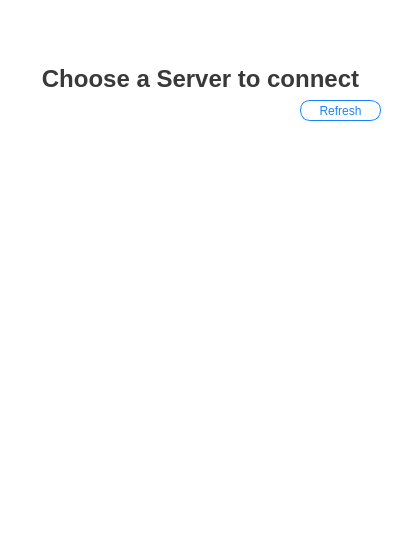
<?xml version="1.0" encoding="UTF-8"?>
<ui version="4.0">
 <class>ChooseServerWidget</class>
 <widget class="QWidget" name="ChooseServerWidget">
  <property name="geometry">
   <rect>
    <x>0</x>
    <y>0</y>
    <width>400</width>
    <height>550</height>
   </rect>
  </property>
  <property name="minimumSize">
   <size>
    <width>400</width>
    <height>550</height>
   </size>
  </property>
  <property name="maximumSize">
   <size>
    <width>400</width>
    <height>550</height>
   </size>
  </property>
  <property name="windowTitle">
   <string>Form</string>
  </property>
  <property name="styleSheet">
   <string notr="true">QWidget#ChooseServerWidget {
	background: #FFFFFF;
}</string>
  </property>
  <widget class="QLabel" name="ChooseServerLabel">
   <property name="geometry">
    <rect>
     <x>0</x>
     <y>60</y>
     <width>401</width>
     <height>38</height>
    </rect>
   </property>
   <property name="font">
    <font>
     <family>Segoe UI</family>
     <pointsize>18</pointsize>
     <weight>75</weight>
     <bold>true</bold>
    </font>
   </property>
   <property name="styleSheet">
    <string notr="true">QLabel#ChooseServerLabel {
	color: #393939;
}</string>
   </property>
   <property name="text">
    <string>Choose a Server to connect</string>
   </property>
   <property name="alignment">
    <set>Qt::AlignCenter</set>
   </property>
  </widget>
  <widget class="QScrollArea" name="ChooseServerScrollArea">
   <property name="geometry">
    <rect>
     <x>0</x>
     <y>139</y>
     <width>401</width>
     <height>411</height>
    </rect>
   </property>
   <property name="styleSheet">
    <string notr="true">QScrollArea#ChooseServerScrollArea {
	background: #FFFFFF;
}</string>
   </property>
   <property name="frameShape">
    <enum>QFrame::NoFrame</enum>
   </property>
   <property name="verticalScrollBarPolicy">
    <enum>Qt::ScrollBarAlwaysOff</enum>
   </property>
   <property name="horizontalScrollBarPolicy">
    <enum>Qt::ScrollBarAlwaysOff</enum>
   </property>
   <property name="widgetResizable">
    <bool>true</bool>
   </property>
   <widget class="QWidget" name="ChooseServerScrollAreaWidget">
    <property name="geometry">
     <rect>
      <x>0</x>
      <y>0</y>
      <width>401</width>
      <height>411</height>
     </rect>
    </property>
    <property name="styleSheet">
     <string notr="true">QWidget#ChooseServerScrollAreaWidget {
	background: #FFFFFF;
}</string>
    </property>
   </widget>
  </widget>
  <widget class="QPushButton" name="RefreshChooserServerButton">
   <property name="geometry">
    <rect>
     <x>300</x>
     <y>100</y>
     <width>81</width>
     <height>21</height>
    </rect>
   </property>
   <property name="styleSheet">
    <string notr="true">QPushButton#RefreshChooserServerButton {
	background: rgba(0, 0, 0, 0);
	border: 1px solid #1884ff;
	border-radius: 10;
	color: #1884ff;
}

QPushButton#RefreshChooserServerButton:hover {
	color: #419aff;
	border: 1px solid #419aff;
	border-radius: 10;
}

QPushButton#RefreshChooserServerButton:pressed {
	color: #004cff;
	border: 1px solid #004cff;
	border-radius: 10;
}</string>
   </property>
   <property name="text">
    <string>Refresh</string>
   </property>
  </widget>
 </widget>
 <resources/>
 <connections/>
</ui>
